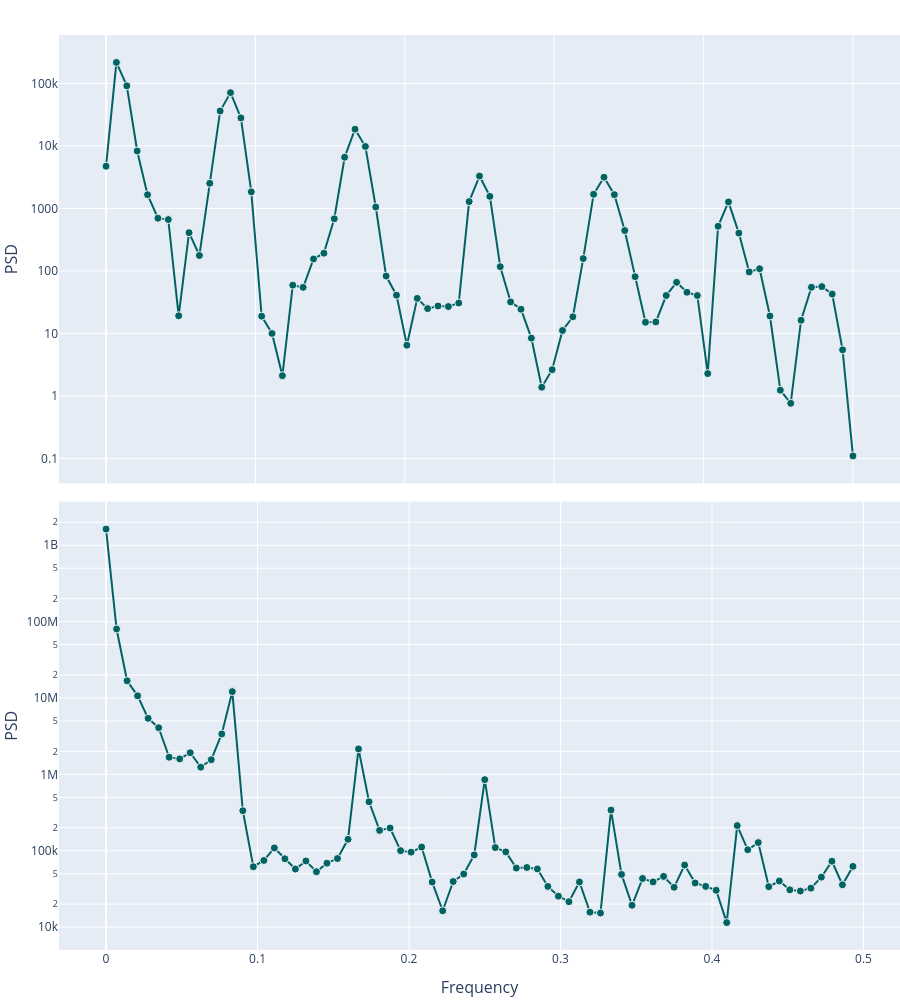

Here is the notebook cell this chart was saved with:
### Code cell
with experionml.canvas(rows=2, cols=1, sharex=True, vspace=0.01, legend=None):
    experionml.plot_periodogram()
    experionml.plot_fft()
